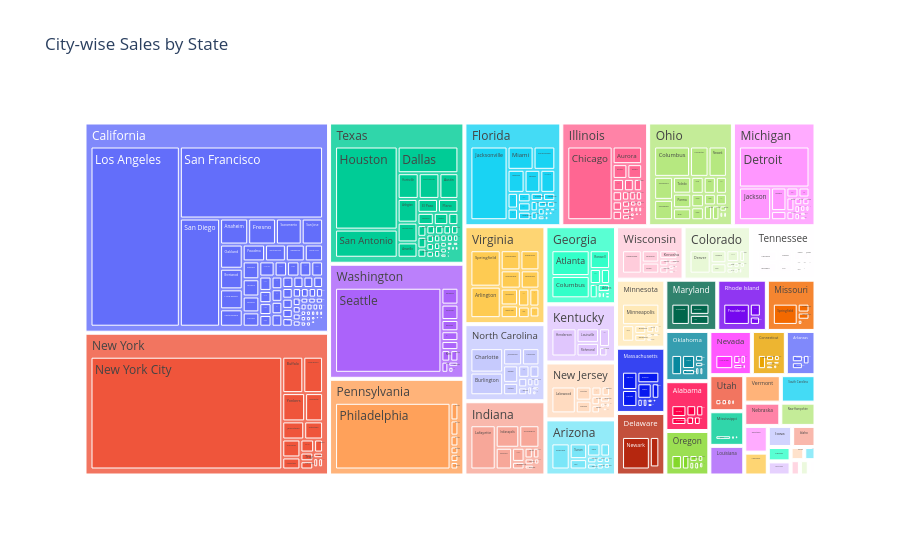

The code cell stored with this chart in its notebook:
### Code cell
fig = px.treemap(
    df_notime,
    path=['State', 'City'],
    values='Sales',
    title='City-wise Sales by State'
)

fig.show()

### Figure 1 — Plotly figure (JSON) as saved in the notebook; plotly's stock layout.template omitted (floating-point values rounded to 4 significant figures; data arrays with more than 128 entries replaced by an {"elided": "..."} marker saying what was removed)
{"data": [{"branchvalues": "total", "domain": {"x": [0, 1], "y": [0, 1]}, "hovertemplate": "labels=%{label}<br>Sales=%{value}<br>parent=%{parent}<br>id=%{id}<extra></extra>", "ids": {"elided": "653 str values"}, "labels": {"elided": "653 str values"}, "name": "", "parents": {"elided": "653 str values"}, "type": "treemap", "values": {"elided": "653 float values"}}], "layout": {"legend": {"tracegroupgap": 0}, "title": {"text": "City-wise Sales by State"}}}
